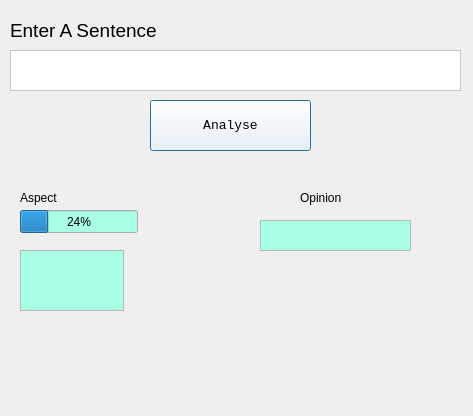
<?xml version="1.0" encoding="UTF-8"?>
<ui version="4.0">
 <class>Dialog</class>
 <widget class="QDialog" name="Dialog">
  <property name="geometry">
   <rect>
    <x>0</x>
    <y>0</y>
    <width>473</width>
    <height>416</height>
   </rect>
  </property>
  <property name="minimumSize">
   <size>
    <width>473</width>
    <height>350</height>
   </size>
  </property>
  <property name="palette">
   <palette>
    <active>
     <colorrole role="Button">
      <brush brushstyle="SolidPattern">
       <color alpha="255">
        <red>188</red>
        <green>240</green>
        <blue>188</blue>
       </color>
      </brush>
     </colorrole>
     <colorrole role="Light">
      <brush brushstyle="SolidPattern">
       <color alpha="255">
        <red>124</red>
        <green>255</green>
        <blue>255</blue>
       </color>
      </brush>
     </colorrole>
     <colorrole role="Midlight">
      <brush brushstyle="SolidPattern">
       <color alpha="255">
        <red>209</red>
        <green>227</green>
        <blue>219</blue>
       </color>
      </brush>
     </colorrole>
     <colorrole role="Base">
      <brush brushstyle="SolidPattern">
       <color alpha="255">
        <red>169</red>
        <green>255</green>
        <blue>230</blue>
       </color>
      </brush>
     </colorrole>
     <colorrole role="AlternateBase">
      <brush brushstyle="SolidPattern">
       <color alpha="255">
        <red>110</red>
        <green>246</green>
        <blue>246</blue>
       </color>
      </brush>
     </colorrole>
    </active>
    <inactive>
     <colorrole role="Button">
      <brush brushstyle="SolidPattern">
       <color alpha="255">
        <red>188</red>
        <green>240</green>
        <blue>188</blue>
       </color>
      </brush>
     </colorrole>
     <colorrole role="Light">
      <brush brushstyle="SolidPattern">
       <color alpha="255">
        <red>124</red>
        <green>255</green>
        <blue>255</blue>
       </color>
      </brush>
     </colorrole>
     <colorrole role="Midlight">
      <brush brushstyle="SolidPattern">
       <color alpha="255">
        <red>209</red>
        <green>227</green>
        <blue>219</blue>
       </color>
      </brush>
     </colorrole>
     <colorrole role="Base">
      <brush brushstyle="SolidPattern">
       <color alpha="255">
        <red>169</red>
        <green>255</green>
        <blue>230</blue>
       </color>
      </brush>
     </colorrole>
     <colorrole role="AlternateBase">
      <brush brushstyle="SolidPattern">
       <color alpha="255">
        <red>110</red>
        <green>246</green>
        <blue>246</blue>
       </color>
      </brush>
     </colorrole>
    </inactive>
    <disabled>
     <colorrole role="Button">
      <brush brushstyle="SolidPattern">
       <color alpha="255">
        <red>188</red>
        <green>240</green>
        <blue>188</blue>
       </color>
      </brush>
     </colorrole>
     <colorrole role="Light">
      <brush brushstyle="SolidPattern">
       <color alpha="255">
        <red>124</red>
        <green>255</green>
        <blue>255</blue>
       </color>
      </brush>
     </colorrole>
     <colorrole role="Midlight">
      <brush brushstyle="SolidPattern">
       <color alpha="255">
        <red>209</red>
        <green>227</green>
        <blue>219</blue>
       </color>
      </brush>
     </colorrole>
     <colorrole role="Base">
      <brush brushstyle="SolidPattern">
       <color alpha="255">
        <red>240</red>
        <green>240</green>
        <blue>240</blue>
       </color>
      </brush>
     </colorrole>
     <colorrole role="AlternateBase">
      <brush brushstyle="SolidPattern">
       <color alpha="255">
        <red>110</red>
        <green>246</green>
        <blue>246</blue>
       </color>
      </brush>
     </colorrole>
    </disabled>
   </palette>
  </property>
  <property name="mouseTracking">
   <bool>false</bool>
  </property>
  <property name="windowTitle">
   <string>Dialog</string>
  </property>
  <property name="autoFillBackground">
   <bool>false</bool>
  </property>
  <widget class="QTextEdit" name="sentence">
   <property name="geometry">
    <rect>
     <x>10</x>
     <y>50</y>
     <width>451</width>
     <height>41</height>
    </rect>
   </property>
   <property name="palette">
    <palette>
     <active>
      <colorrole role="WindowText">
       <brush brushstyle="SolidPattern">
        <color alpha="255">
         <red>0</red>
         <green>0</green>
         <blue>0</blue>
        </color>
       </brush>
      </colorrole>
      <colorrole role="Button">
       <brush brushstyle="SolidPattern">
        <color alpha="255">
         <red>255</red>
         <green>255</green>
         <blue>255</blue>
        </color>
       </brush>
      </colorrole>
      <colorrole role="Light">
       <brush brushstyle="SolidPattern">
        <color alpha="255">
         <red>255</red>
         <green>255</green>
         <blue>255</blue>
        </color>
       </brush>
      </colorrole>
      <colorrole role="Midlight">
       <brush brushstyle="SolidPattern">
        <color alpha="255">
         <red>255</red>
         <green>255</green>
         <blue>255</blue>
        </color>
       </brush>
      </colorrole>
      <colorrole role="Dark">
       <brush brushstyle="SolidPattern">
        <color alpha="255">
         <red>127</red>
         <green>127</green>
         <blue>127</blue>
        </color>
       </brush>
      </colorrole>
      <colorrole role="Mid">
       <brush brushstyle="SolidPattern">
        <color alpha="255">
         <red>170</red>
         <green>170</green>
         <blue>170</blue>
        </color>
       </brush>
      </colorrole>
      <colorrole role="Text">
       <brush brushstyle="SolidPattern">
        <color alpha="255">
         <red>0</red>
         <green>0</green>
         <blue>0</blue>
        </color>
       </brush>
      </colorrole>
      <colorrole role="BrightText">
       <brush brushstyle="SolidPattern">
        <color alpha="255">
         <red>255</red>
         <green>255</green>
         <blue>255</blue>
        </color>
       </brush>
      </colorrole>
      <colorrole role="ButtonText">
       <brush brushstyle="SolidPattern">
        <color alpha="255">
         <red>0</red>
         <green>0</green>
         <blue>0</blue>
        </color>
       </brush>
      </colorrole>
      <colorrole role="Base">
       <brush brushstyle="SolidPattern">
        <color alpha="255">
         <red>255</red>
         <green>255</green>
         <blue>255</blue>
        </color>
       </brush>
      </colorrole>
      <colorrole role="Window">
       <brush brushstyle="SolidPattern">
        <color alpha="255">
         <red>255</red>
         <green>255</green>
         <blue>255</blue>
        </color>
       </brush>
      </colorrole>
      <colorrole role="Shadow">
       <brush brushstyle="SolidPattern">
        <color alpha="255">
         <red>0</red>
         <green>0</green>
         <blue>0</blue>
        </color>
       </brush>
      </colorrole>
      <colorrole role="AlternateBase">
       <brush brushstyle="SolidPattern">
        <color alpha="255">
         <red>255</red>
         <green>255</green>
         <blue>255</blue>
        </color>
       </brush>
      </colorrole>
      <colorrole role="ToolTipBase">
       <brush brushstyle="SolidPattern">
        <color alpha="255">
         <red>255</red>
         <green>255</green>
         <blue>220</blue>
        </color>
       </brush>
      </colorrole>
      <colorrole role="ToolTipText">
       <brush brushstyle="SolidPattern">
        <color alpha="255">
         <red>0</red>
         <green>0</green>
         <blue>0</blue>
        </color>
       </brush>
      </colorrole>
     </active>
     <inactive>
      <colorrole role="WindowText">
       <brush brushstyle="SolidPattern">
        <color alpha="255">
         <red>0</red>
         <green>0</green>
         <blue>0</blue>
        </color>
       </brush>
      </colorrole>
      <colorrole role="Button">
       <brush brushstyle="SolidPattern">
        <color alpha="255">
         <red>255</red>
         <green>255</green>
         <blue>255</blue>
        </color>
       </brush>
      </colorrole>
      <colorrole role="Light">
       <brush brushstyle="SolidPattern">
        <color alpha="255">
         <red>255</red>
         <green>255</green>
         <blue>255</blue>
        </color>
       </brush>
      </colorrole>
      <colorrole role="Midlight">
       <brush brushstyle="SolidPattern">
        <color alpha="255">
         <red>255</red>
         <green>255</green>
         <blue>255</blue>
        </color>
       </brush>
      </colorrole>
      <colorrole role="Dark">
       <brush brushstyle="SolidPattern">
        <color alpha="255">
         <red>127</red>
         <green>127</green>
         <blue>127</blue>
        </color>
       </brush>
      </colorrole>
      <colorrole role="Mid">
       <brush brushstyle="SolidPattern">
        <color alpha="255">
         <red>170</red>
         <green>170</green>
         <blue>170</blue>
        </color>
       </brush>
      </colorrole>
      <colorrole role="Text">
       <brush brushstyle="SolidPattern">
        <color alpha="255">
         <red>0</red>
         <green>0</green>
         <blue>0</blue>
        </color>
       </brush>
      </colorrole>
      <colorrole role="BrightText">
       <brush brushstyle="SolidPattern">
        <color alpha="255">
         <red>255</red>
         <green>255</green>
         <blue>255</blue>
        </color>
       </brush>
      </colorrole>
      <colorrole role="ButtonText">
       <brush brushstyle="SolidPattern">
        <color alpha="255">
         <red>0</red>
         <green>0</green>
         <blue>0</blue>
        </color>
       </brush>
      </colorrole>
      <colorrole role="Base">
       <brush brushstyle="SolidPattern">
        <color alpha="255">
         <red>255</red>
         <green>255</green>
         <blue>255</blue>
        </color>
       </brush>
      </colorrole>
      <colorrole role="Window">
       <brush brushstyle="SolidPattern">
        <color alpha="255">
         <red>255</red>
         <green>255</green>
         <blue>255</blue>
        </color>
       </brush>
      </colorrole>
      <colorrole role="Shadow">
       <brush brushstyle="SolidPattern">
        <color alpha="255">
         <red>0</red>
         <green>0</green>
         <blue>0</blue>
        </color>
       </brush>
      </colorrole>
      <colorrole role="AlternateBase">
       <brush brushstyle="SolidPattern">
        <color alpha="255">
         <red>255</red>
         <green>255</green>
         <blue>255</blue>
        </color>
       </brush>
      </colorrole>
      <colorrole role="ToolTipBase">
       <brush brushstyle="SolidPattern">
        <color alpha="255">
         <red>255</red>
         <green>255</green>
         <blue>220</blue>
        </color>
       </brush>
      </colorrole>
      <colorrole role="ToolTipText">
       <brush brushstyle="SolidPattern">
        <color alpha="255">
         <red>0</red>
         <green>0</green>
         <blue>0</blue>
        </color>
       </brush>
      </colorrole>
     </inactive>
     <disabled>
      <colorrole role="WindowText">
       <brush brushstyle="SolidPattern">
        <color alpha="255">
         <red>127</red>
         <green>127</green>
         <blue>127</blue>
        </color>
       </brush>
      </colorrole>
      <colorrole role="Button">
       <brush brushstyle="SolidPattern">
        <color alpha="255">
         <red>255</red>
         <green>255</green>
         <blue>255</blue>
        </color>
       </brush>
      </colorrole>
      <colorrole role="Light">
       <brush brushstyle="SolidPattern">
        <color alpha="255">
         <red>255</red>
         <green>255</green>
         <blue>255</blue>
        </color>
       </brush>
      </colorrole>
      <colorrole role="Midlight">
       <brush brushstyle="SolidPattern">
        <color alpha="255">
         <red>255</red>
         <green>255</green>
         <blue>255</blue>
        </color>
       </brush>
      </colorrole>
      <colorrole role="Dark">
       <brush brushstyle="SolidPattern">
        <color alpha="255">
         <red>127</red>
         <green>127</green>
         <blue>127</blue>
        </color>
       </brush>
      </colorrole>
      <colorrole role="Mid">
       <brush brushstyle="SolidPattern">
        <color alpha="255">
         <red>170</red>
         <green>170</green>
         <blue>170</blue>
        </color>
       </brush>
      </colorrole>
      <colorrole role="Text">
       <brush brushstyle="SolidPattern">
        <color alpha="255">
         <red>127</red>
         <green>127</green>
         <blue>127</blue>
        </color>
       </brush>
      </colorrole>
      <colorrole role="BrightText">
       <brush brushstyle="SolidPattern">
        <color alpha="255">
         <red>255</red>
         <green>255</green>
         <blue>255</blue>
        </color>
       </brush>
      </colorrole>
      <colorrole role="ButtonText">
       <brush brushstyle="SolidPattern">
        <color alpha="255">
         <red>127</red>
         <green>127</green>
         <blue>127</blue>
        </color>
       </brush>
      </colorrole>
      <colorrole role="Base">
       <brush brushstyle="SolidPattern">
        <color alpha="255">
         <red>255</red>
         <green>255</green>
         <blue>255</blue>
        </color>
       </brush>
      </colorrole>
      <colorrole role="Window">
       <brush brushstyle="SolidPattern">
        <color alpha="255">
         <red>255</red>
         <green>255</green>
         <blue>255</blue>
        </color>
       </brush>
      </colorrole>
      <colorrole role="Shadow">
       <brush brushstyle="SolidPattern">
        <color alpha="255">
         <red>0</red>
         <green>0</green>
         <blue>0</blue>
        </color>
       </brush>
      </colorrole>
      <colorrole role="AlternateBase">
       <brush brushstyle="SolidPattern">
        <color alpha="255">
         <red>255</red>
         <green>255</green>
         <blue>255</blue>
        </color>
       </brush>
      </colorrole>
      <colorrole role="ToolTipBase">
       <brush brushstyle="SolidPattern">
        <color alpha="255">
         <red>255</red>
         <green>255</green>
         <blue>220</blue>
        </color>
       </brush>
      </colorrole>
      <colorrole role="ToolTipText">
       <brush brushstyle="SolidPattern">
        <color alpha="255">
         <red>0</red>
         <green>0</green>
         <blue>0</blue>
        </color>
       </brush>
      </colorrole>
     </disabled>
    </palette>
   </property>
   <property name="font">
    <font>
     <family>Gadugi</family>
     <pointsize>12</pointsize>
    </font>
   </property>
  </widget>
  <widget class="QPushButton" name="input">
   <property name="geometry">
    <rect>
     <x>150</x>
     <y>100</y>
     <width>161</width>
     <height>51</height>
    </rect>
   </property>
   <property name="palette">
    <palette>
     <active>
      <colorrole role="WindowText">
       <brush brushstyle="SolidPattern">
        <color alpha="255">
         <red>0</red>
         <green>0</green>
         <blue>0</blue>
        </color>
       </brush>
      </colorrole>
      <colorrole role="Button">
       <brush brushstyle="SolidPattern">
        <color alpha="255">
         <red>255</red>
         <green>255</green>
         <blue>255</blue>
        </color>
       </brush>
      </colorrole>
      <colorrole role="Light">
       <brush brushstyle="SolidPattern">
        <color alpha="255">
         <red>255</red>
         <green>255</green>
         <blue>255</blue>
        </color>
       </brush>
      </colorrole>
      <colorrole role="Midlight">
       <brush brushstyle="SolidPattern">
        <color alpha="255">
         <red>255</red>
         <green>255</green>
         <blue>255</blue>
        </color>
       </brush>
      </colorrole>
      <colorrole role="Dark">
       <brush brushstyle="SolidPattern">
        <color alpha="255">
         <red>127</red>
         <green>127</green>
         <blue>127</blue>
        </color>
       </brush>
      </colorrole>
      <colorrole role="Mid">
       <brush brushstyle="SolidPattern">
        <color alpha="255">
         <red>170</red>
         <green>170</green>
         <blue>170</blue>
        </color>
       </brush>
      </colorrole>
      <colorrole role="Text">
       <brush brushstyle="SolidPattern">
        <color alpha="255">
         <red>0</red>
         <green>0</green>
         <blue>0</blue>
        </color>
       </brush>
      </colorrole>
      <colorrole role="BrightText">
       <brush brushstyle="SolidPattern">
        <color alpha="255">
         <red>255</red>
         <green>255</green>
         <blue>255</blue>
        </color>
       </brush>
      </colorrole>
      <colorrole role="ButtonText">
       <brush brushstyle="SolidPattern">
        <color alpha="255">
         <red>0</red>
         <green>0</green>
         <blue>0</blue>
        </color>
       </brush>
      </colorrole>
      <colorrole role="Base">
       <brush brushstyle="SolidPattern">
        <color alpha="255">
         <red>255</red>
         <green>255</green>
         <blue>255</blue>
        </color>
       </brush>
      </colorrole>
      <colorrole role="Window">
       <brush brushstyle="SolidPattern">
        <color alpha="255">
         <red>255</red>
         <green>255</green>
         <blue>255</blue>
        </color>
       </brush>
      </colorrole>
      <colorrole role="Shadow">
       <brush brushstyle="SolidPattern">
        <color alpha="255">
         <red>0</red>
         <green>0</green>
         <blue>0</blue>
        </color>
       </brush>
      </colorrole>
      <colorrole role="AlternateBase">
       <brush brushstyle="SolidPattern">
        <color alpha="255">
         <red>255</red>
         <green>255</green>
         <blue>255</blue>
        </color>
       </brush>
      </colorrole>
      <colorrole role="ToolTipBase">
       <brush brushstyle="SolidPattern">
        <color alpha="255">
         <red>255</red>
         <green>255</green>
         <blue>220</blue>
        </color>
       </brush>
      </colorrole>
      <colorrole role="ToolTipText">
       <brush brushstyle="SolidPattern">
        <color alpha="255">
         <red>0</red>
         <green>0</green>
         <blue>0</blue>
        </color>
       </brush>
      </colorrole>
     </active>
     <inactive>
      <colorrole role="WindowText">
       <brush brushstyle="SolidPattern">
        <color alpha="255">
         <red>0</red>
         <green>0</green>
         <blue>0</blue>
        </color>
       </brush>
      </colorrole>
      <colorrole role="Button">
       <brush brushstyle="SolidPattern">
        <color alpha="255">
         <red>255</red>
         <green>255</green>
         <blue>255</blue>
        </color>
       </brush>
      </colorrole>
      <colorrole role="Light">
       <brush brushstyle="SolidPattern">
        <color alpha="255">
         <red>255</red>
         <green>255</green>
         <blue>255</blue>
        </color>
       </brush>
      </colorrole>
      <colorrole role="Midlight">
       <brush brushstyle="SolidPattern">
        <color alpha="255">
         <red>255</red>
         <green>255</green>
         <blue>255</blue>
        </color>
       </brush>
      </colorrole>
      <colorrole role="Dark">
       <brush brushstyle="SolidPattern">
        <color alpha="255">
         <red>127</red>
         <green>127</green>
         <blue>127</blue>
        </color>
       </brush>
      </colorrole>
      <colorrole role="Mid">
       <brush brushstyle="SolidPattern">
        <color alpha="255">
         <red>170</red>
         <green>170</green>
         <blue>170</blue>
        </color>
       </brush>
      </colorrole>
      <colorrole role="Text">
       <brush brushstyle="SolidPattern">
        <color alpha="255">
         <red>0</red>
         <green>0</green>
         <blue>0</blue>
        </color>
       </brush>
      </colorrole>
      <colorrole role="BrightText">
       <brush brushstyle="SolidPattern">
        <color alpha="255">
         <red>255</red>
         <green>255</green>
         <blue>255</blue>
        </color>
       </brush>
      </colorrole>
      <colorrole role="ButtonText">
       <brush brushstyle="SolidPattern">
        <color alpha="255">
         <red>0</red>
         <green>0</green>
         <blue>0</blue>
        </color>
       </brush>
      </colorrole>
      <colorrole role="Base">
       <brush brushstyle="SolidPattern">
        <color alpha="255">
         <red>255</red>
         <green>255</green>
         <blue>255</blue>
        </color>
       </brush>
      </colorrole>
      <colorrole role="Window">
       <brush brushstyle="SolidPattern">
        <color alpha="255">
         <red>255</red>
         <green>255</green>
         <blue>255</blue>
        </color>
       </brush>
      </colorrole>
      <colorrole role="Shadow">
       <brush brushstyle="SolidPattern">
        <color alpha="255">
         <red>0</red>
         <green>0</green>
         <blue>0</blue>
        </color>
       </brush>
      </colorrole>
      <colorrole role="AlternateBase">
       <brush brushstyle="SolidPattern">
        <color alpha="255">
         <red>255</red>
         <green>255</green>
         <blue>255</blue>
        </color>
       </brush>
      </colorrole>
      <colorrole role="ToolTipBase">
       <brush brushstyle="SolidPattern">
        <color alpha="255">
         <red>255</red>
         <green>255</green>
         <blue>220</blue>
        </color>
       </brush>
      </colorrole>
      <colorrole role="ToolTipText">
       <brush brushstyle="SolidPattern">
        <color alpha="255">
         <red>0</red>
         <green>0</green>
         <blue>0</blue>
        </color>
       </brush>
      </colorrole>
     </inactive>
     <disabled>
      <colorrole role="WindowText">
       <brush brushstyle="SolidPattern">
        <color alpha="255">
         <red>127</red>
         <green>127</green>
         <blue>127</blue>
        </color>
       </brush>
      </colorrole>
      <colorrole role="Button">
       <brush brushstyle="SolidPattern">
        <color alpha="255">
         <red>255</red>
         <green>255</green>
         <blue>255</blue>
        </color>
       </brush>
      </colorrole>
      <colorrole role="Light">
       <brush brushstyle="SolidPattern">
        <color alpha="255">
         <red>255</red>
         <green>255</green>
         <blue>255</blue>
        </color>
       </brush>
      </colorrole>
      <colorrole role="Midlight">
       <brush brushstyle="SolidPattern">
        <color alpha="255">
         <red>255</red>
         <green>255</green>
         <blue>255</blue>
        </color>
       </brush>
      </colorrole>
      <colorrole role="Dark">
       <brush brushstyle="SolidPattern">
        <color alpha="255">
         <red>127</red>
         <green>127</green>
         <blue>127</blue>
        </color>
       </brush>
      </colorrole>
      <colorrole role="Mid">
       <brush brushstyle="SolidPattern">
        <color alpha="255">
         <red>170</red>
         <green>170</green>
         <blue>170</blue>
        </color>
       </brush>
      </colorrole>
      <colorrole role="Text">
       <brush brushstyle="SolidPattern">
        <color alpha="255">
         <red>127</red>
         <green>127</green>
         <blue>127</blue>
        </color>
       </brush>
      </colorrole>
      <colorrole role="BrightText">
       <brush brushstyle="SolidPattern">
        <color alpha="255">
         <red>255</red>
         <green>255</green>
         <blue>255</blue>
        </color>
       </brush>
      </colorrole>
      <colorrole role="ButtonText">
       <brush brushstyle="SolidPattern">
        <color alpha="255">
         <red>127</red>
         <green>127</green>
         <blue>127</blue>
        </color>
       </brush>
      </colorrole>
      <colorrole role="Base">
       <brush brushstyle="SolidPattern">
        <color alpha="255">
         <red>255</red>
         <green>255</green>
         <blue>255</blue>
        </color>
       </brush>
      </colorrole>
      <colorrole role="Window">
       <brush brushstyle="SolidPattern">
        <color alpha="255">
         <red>255</red>
         <green>255</green>
         <blue>255</blue>
        </color>
       </brush>
      </colorrole>
      <colorrole role="Shadow">
       <brush brushstyle="SolidPattern">
        <color alpha="255">
         <red>0</red>
         <green>0</green>
         <blue>0</blue>
        </color>
       </brush>
      </colorrole>
      <colorrole role="AlternateBase">
       <brush brushstyle="SolidPattern">
        <color alpha="255">
         <red>255</red>
         <green>255</green>
         <blue>255</blue>
        </color>
       </brush>
      </colorrole>
      <colorrole role="ToolTipBase">
       <brush brushstyle="SolidPattern">
        <color alpha="255">
         <red>255</red>
         <green>255</green>
         <blue>220</blue>
        </color>
       </brush>
      </colorrole>
      <colorrole role="ToolTipText">
       <brush brushstyle="SolidPattern">
        <color alpha="255">
         <red>0</red>
         <green>0</green>
         <blue>0</blue>
        </color>
       </brush>
      </colorrole>
     </disabled>
    </palette>
   </property>
   <property name="font">
    <font>
     <family>Consolas</family>
     <pointsize>10</pointsize>
    </font>
   </property>
   <property name="text">
    <string>Analyse</string>
   </property>
  </widget>
  <widget class="QLabel" name="label">
   <property name="geometry">
    <rect>
     <x>10</x>
     <y>20</y>
     <width>241</width>
     <height>20</height>
    </rect>
   </property>
   <property name="font">
    <font>
     <family>Tahoma</family>
     <pointsize>14</pointsize>
    </font>
   </property>
   <property name="text">
    <string>Enter A Sentence</string>
   </property>
   <property name="alignment">
    <set>Qt::AlignLeading|Qt::AlignLeft|Qt::AlignVCenter</set>
   </property>
  </widget>
  <widget class="QLabel" name="entereddata">
   <property name="geometry">
    <rect>
     <x>20</x>
     <y>190</y>
     <width>131</width>
     <height>16</height>
    </rect>
   </property>
   <property name="text">
    <string>Aspect</string>
   </property>
  </widget>
  <widget class="QLabel" name="label_2">
   <property name="geometry">
    <rect>
     <x>300</x>
     <y>190</y>
     <width>53</width>
     <height>16</height>
    </rect>
   </property>
   <property name="text">
    <string>Opinion</string>
   </property>
  </widget>
  <widget class="QTableView" name="tableView_2">
   <property name="geometry">
    <rect>
     <x>260</x>
     <y>220</y>
     <width>151</width>
     <height>31</height>
    </rect>
   </property>
  </widget>
  <widget class="QTextEdit" name="textEdit">
   <property name="geometry">
    <rect>
     <x>20</x>
     <y>250</y>
     <width>104</width>
     <height>61</height>
    </rect>
   </property>
  </widget>
  <widget class="QProgressBar" name="progressBar">
   <property name="geometry">
    <rect>
     <x>20</x>
     <y>210</y>
     <width>118</width>
     <height>23</height>
    </rect>
   </property>
   <property name="value">
    <number>24</number>
   </property>
  </widget>
 </widget>
 <resources/>
 <connections/>
</ui>
